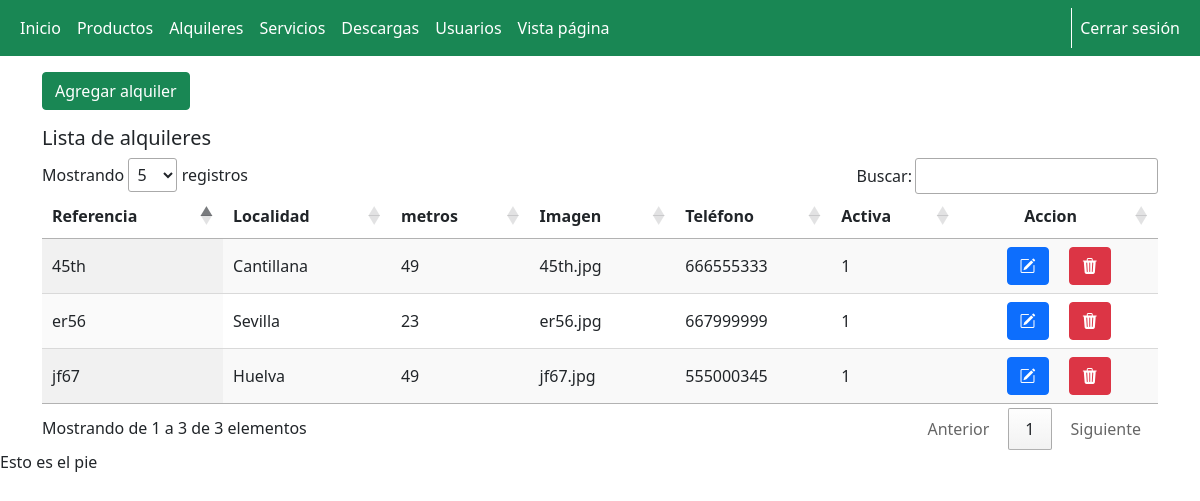
/admin/alquileres.php (signed in), run on an earlier commit of the app's database.
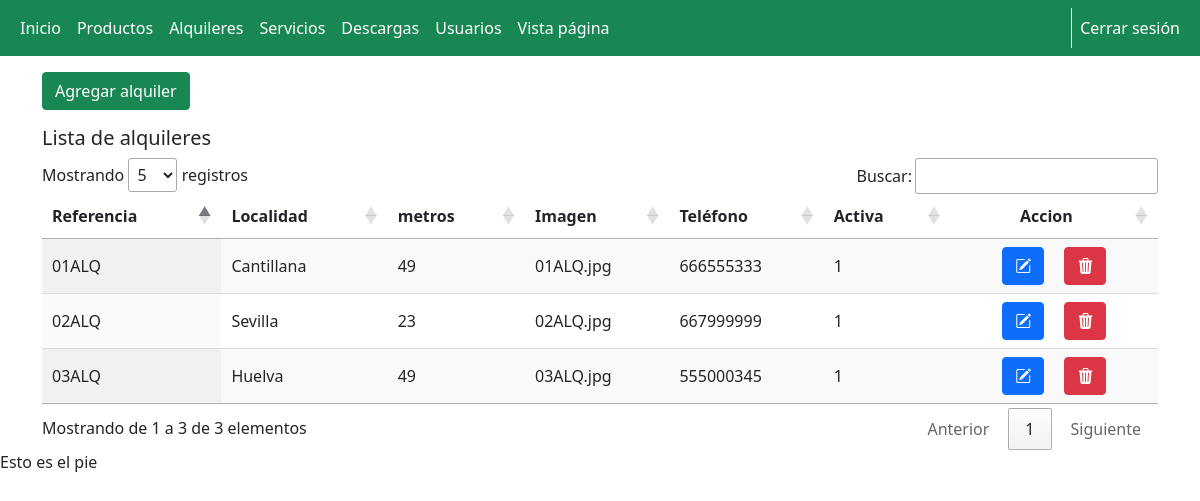
And on a later commit of the database.
### tables this page shows
CREATE TABLE `alquileres` (
  `id` int(11) NOT NULL,
  `referencia` varchar(25) NOT NULL,
  `localidad` varchar(50) NOT NULL,
  `metros` int(10) NOT NULL,
  `imagen` varchar(50) NOT NULL,
  `telefono` varchar(9) NOT NULL,
  `activa` int(1) NOT NULL
);

### config/conexion.php (called while the page is built, shortened)
<?php
Class Conexion extends Database {
    public function __construct() {
        $this->datos = "mysql:host=127.0.0.1;dbname=$this->dbname";
    }
    public function conexion() {
        try {
            $conn = new PDO($this->datos, $this->username, $this->password);
        } catch (PDOException $pe) {
            die("No se ha podido conectar con $this->dbname :" . $pe->getMessage());
        }
        return $conn;
    }
}

### config/funcionesAlquileres.php (called while the page is built, shortened)
<?php
require_once(__DIR__.'\conexion.php');
class FuncionesAlquileres{
    private $conexion;
    public function  __construct(){
        $bd = new Conexion;
        $this->conexion = $bd->conexion();
    }
    public function consultarAlquiler(){
        $sql = "SELECT * FROM `alquileres` WHERE `activa` = 1 ORDER BY referencia;";
        $query = $this->conexion -> prepare($sql);
        $query -> execute();
        $results = $query -> fetchAll(PDO::FETCH_OBJ);
        return $results;
    }
}

### admin/alquileres.php (the view, shortened to what this page needs)
<?php
include 'template/cabecera.php';
include("../config/funcionesAlquileres.php");
if (isset($_SESSION['usuario']) && $_SESSION['rol'] == '1') {
    $consulta = new FuncionesAlquileres;
    $resultados = $consulta->consultarAlquiler();
?>
    <div>
        <a href="alquileres/formAgregarAlquiler.php"><button type="text" class="btn btn-success my-3">Agregar alquiler</button></a>
    </div>
    <div>
        <h5>Lista de alquileres</h5>
    </div>
    <div class="container">
        <div class="row">
            <div class="col-lg-12">
                <table id="alquileres" class="display nowrap" style="width:100%">
                    <thead>
                        <tr>
                            <th>Referencia</th>
                            <th>Localidad</th>
                            <th>metros</th>
                            <th>Imagen</th>
                            <th>Teléfono</th>
                            <th>Activa</th>
                            <th class='text-center'>Accion</th>
                        </tr>
                    </thead>
                    <tbody>
                        <?php
                        foreach ($resultados as $resultado) {
                        ?>
                            <tr>
                                <td><?php echo $resultado->referencia; ?></td>
                                <td><?php echo $resultado->localidad; ?></td>
                                <td><?php echo $resultado->metros; ?></td>
                                <td><?php echo $resultado->imagen; ?></td>
                                <td><?php echo $resultado->telefono; ?></td>
                                <td><?php echo $resultado->activa; ?></td>
                                <td class='text-center'><a href="alquileres/formEditarAlquiler.php?id=<?php echo $resultado->id; ?>" class="btn btn-primary mx-2"><i class="bi bi-pencil-square"></i></a>
                                    <a href="alquileres/borrarAlquiler.php?id=<?php echo $resultado->id;?>" class="btn btn-danger mx-2"><i class="bi bi-trash3-fill"></i></a>
                                </td>
                            </tr>
                        <?php
                        }
                        ?>
                    </tbody>
                </table>
            </div>
        </div>
    </div>
<?php
    include("template/pie.php");
} else {
    header('Location: ../');
}
?>

What changed in the data, as far as the page shows it:
changed alquileres "Cantillana": referencia "45th" → "01ALQ"; imagen "45th.jpg" → "01ALQ.jpg"
changed alquileres "Sevilla": referencia "er56" → "02ALQ"; imagen "er56.jpg" → "02ALQ.jpg"
changed alquileres "Huelva": referencia "jf67" → "03ALQ"; imagen "jf67.jpg" → "03ALQ.jpg"
